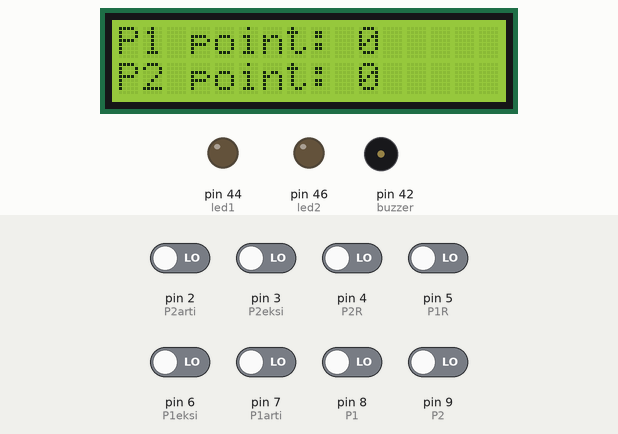
Simulated run of this sketch. Board: Arduino Mega 2560, built with avr-gcc and run on an emulated ATmega2560. On the bench: 16×2 character LCD, output pins drawn as LEDs (lit = HIGH), buzzer (waves = sounding, pin HIGH). The inputs (shaded band) are chosen by the test bench; at power-on: pin 2 (P2arti), pin 3 (P2eksi), pin 4 (P2R), pin 5 (P1R), pin 6 (P1eksi), pin 7 (P1arti), pin 8 (P1), pin 9 (P2) LOW. What the sketch prints to the serial monitor is not drawn.

Above: at 7.5 s.
7.6 s: pin 8 (P1) driven HIGH
At 8.4 s:
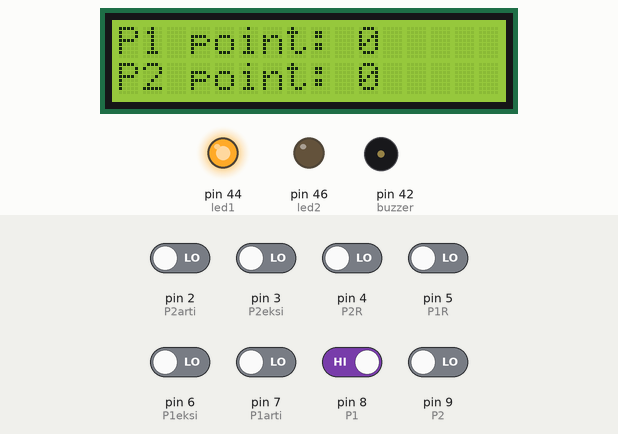
10.6 s: pin 6 (P1eksi) driven HIGH
At 11.8 s:
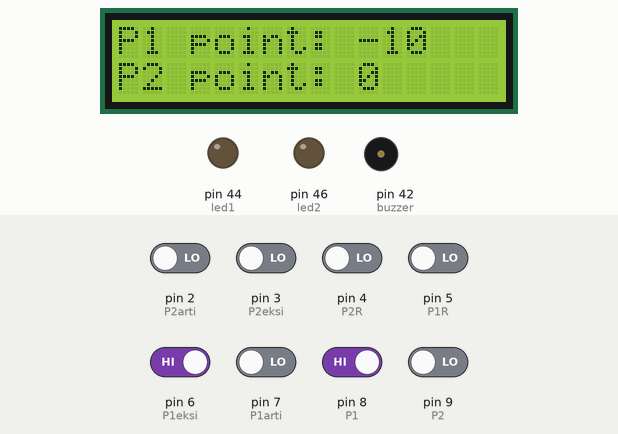
12.1 s: pin 2 (P2arti) driven HIGH and pin 6 (P1eksi) driven LOW
At 13.3 s:
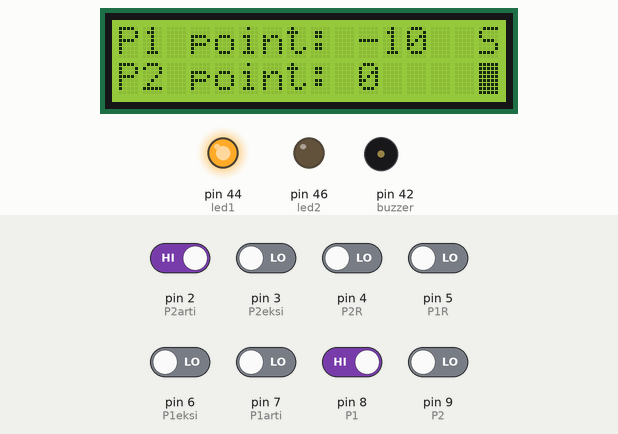
15.1 s: pin 6 (P1eksi) driven HIGH
At 15.7 s:
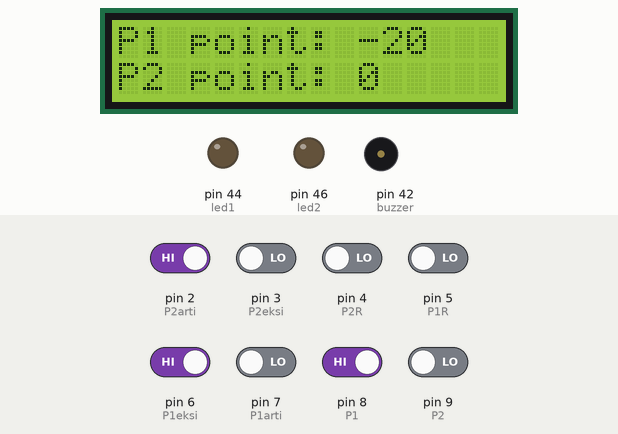
16.6 s: pin 6 (P1eksi) driven LOW
At 17.0 s:
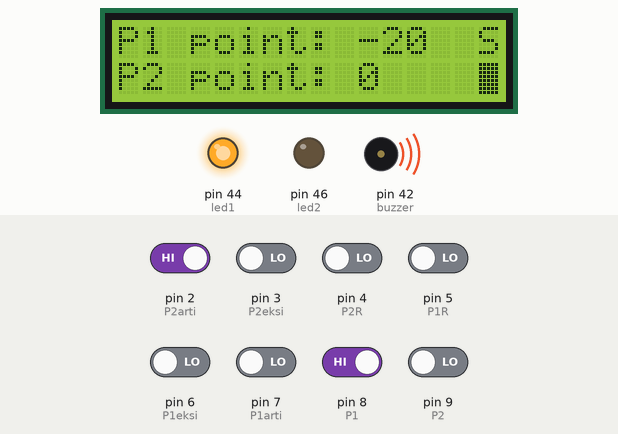
19.6 s: pin 5 (P1R) driven HIGH
At 20.2 s:
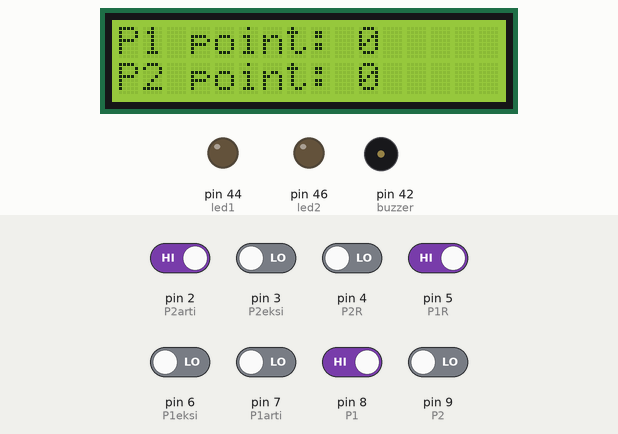
Timing chart, 0 to 22.2 s (numbered marks = the images above; inputs shaded):
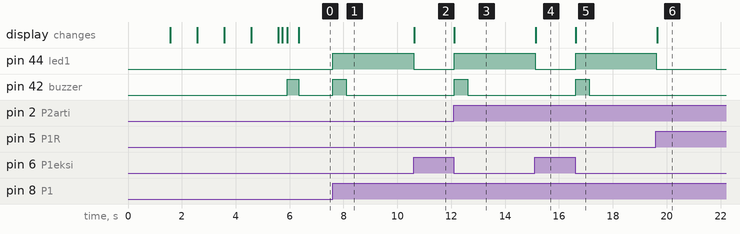

The sketch:

Button_Box_Code0.ino
```cpp
/*

  Biyoloj Button Box Yarışma Kodu

  Buton kutusu için yazılmış yarışma kodlarından birisidir
  Diğer kodlar için https://github.com/rutkay22/Button_Box

  Açıldıktan sonra yarışmacılardan birinin cevap verdiği, cevap veren yarışmacının
  puanı ile sadece bir kere oynanabildiği ve tekrar cevap vermek için moderatör
  izni gerektiren 3 aşamalı basit kod

  Açılış
    Açılış animasyonu
    Ekranın gelmesi
    Puanlar default olarak 0'dır

  1. aşama
     Yarışmacılardan birinin cevap vermesi
     İlgili led(ler)in yanması
     Buzzer aktivitesi
     Sadece ilgili yarışmacının butonu işler
     Ekranda "C" harfi ve bir Blink gözükür

  2.aşama
     Moderatör puan ile sadece bir kere oynayabilir.
     Ledler söner, ekran yenilenir ve temizlenir
     Yarışmacı butonları işlemez

  3. aşama
     Moderatör önündeki butonlardan biri ile soru sorma izni verir
      => 1. aşama

   Pinler değişken tanımlamalarda belirtilmiştir.

   25 Kasım 2017'de
   Arda Rutkay Var tarafından
   düzenlendi.
 */

#include <LiquidCrystal.h> //Liquid Crystal kütüphanesi eklendi

LiquidCrystal lcd(22, 23, 24, 26, 28, 30, 32, 34, 36, 38, 40); //Lcd tanıtıldı


const int P1 = 8; // Oyuncu 1 cevap verme buton pini
const int P1arti = 7; // Oyuncu 1 puan arttırma buton pini
const int P1eksi = 6; // Oyuncu 1 puan azaltma buton pini
const int P1R = 5; // Oyuncu 1 puan resetleme buton pini
const int P2 = 9; // Oyuncu 2 cevap verme buton pini
const int P2arti = 2; // Oyuncu 2 puan arttırma buton pini
const int P2eksi = 3; // Oyuncu 2 puan azaltma buton pini
const int P2R = 4; // Oyuncu 2 puan resetleme buton pini
const int led1 = 44; // Oyuncu 1 led pini
const int led2 = 46; // Oyuncu 2 led pini
const int buzzer = 42; // Ortak buzzer pini

int p1d = 0; // Oyuncu 1 puan değişkeni def == 10
int p2d = 0; // Oyuncu 2 puan değişkeni def == 10

int p1s; // Oyuncu 1 puan arttırma buton değişkeni
int p2s; // Oyuncu 2 puan arttırma buton değişkeni

int p1arti; // Oyuncu 1 puan arttırma buton değişkeni
int p2arti; // Oyuncu 2 puan arttırma buton değişkeni

int p1eksi; // Oyuncu 1 puan azaltma buton değişkeni
int p2eksi; // Oyuncu 2 puan azaltma buton değişkeni

int p1R; // Oyuncu 1 puan resetleme buton değişkeni
int p2R; // Oyuncu 2 puan resetleme buton değişkeni


int sayac1; // 2. oyuncu bastığında 1 değerini alacak sayaç
int sayac2; // 2. oyuncu bastığında 1 değerini alacak sayaç
int soru_sayaci; // 2. kademede yarışmacı butonlarını deaktif edecek sayaç

void bekletme() { // Yarışmacılardan birinin puanı değiştirildiğinde ledleri kapatacak fonksiyon
  digitalWrite(led1, LOW); // Oyuncu ledleri kapatıldı
  digitalWrite(led2, LOW);
  sayac1 = 0; // Oyuncu sayaçları sıfırlandı
  sayac2 = 0;
  soru_sayaci = -1; //Soru sayacı yarışmacı butonları deaktif etti
}

void baslama() { //Başlama animasyonu
  lcd.clear();
  lcd.print("Welcome to box");
  delay(1500);
  lcd.clear();
  lcd.print("Box will ready");
  lcd.setCursor(0, 1);
  lcd.print("in 5 sc");
  delay(1000);
  lcd.setCursor(0, 1);
  lcd.print("in 4 sc");
  delay(1000);
  lcd.setCursor(0, 1);
  lcd.print("in 3 sc");
  delay(1000);
  lcd.setCursor(0, 1);
  lcd.print("in 2 sc");
  delay(1000);
  lcd.setCursor(0, 1);
  lcd.print("in 1 sc");
  delay(150);
  lcd.clear();
  delay(175);
  digitalWrite(buzzer, HIGH);
  lcd.print("Ready");
  delay(425);
  lcd.clear();
  digitalWrite(buzzer, LOW);
}

void neutral_ekran() { //Ekranda puanların yazdırılacağı temiz ekran
  lcd.clear();
  lcd.print("P1 point: ");
  lcd.setCursor(10, 0);
  lcd.print(p1d);
  lcd.setCursor(0, 1);
  lcd.print("P2 point: ");
  lcd.setCursor(10, 1);
  lcd.print(p2d);
  lcd.noBlink();
}

void cevap_ekran() { //İkinci aşama ekranı
  lcd.setCursor(15, 0);
  lcd.print("C");
  lcd.setCursor(15, 1);
  lcd.blink();
}

void soru_ekran() { //Üçüncü aşama ekranı
  lcd.clear();
  lcd.print("P1 point: ");
  lcd.setCursor(10, 0);
  lcd.print(p1d);
  lcd.setCursor(0, 1);
  lcd.print("P2 point: ");
  lcd.setCursor(10, 1);
  lcd.print(p2d);
  lcd.setCursor(15, 0);
  lcd.print("S");
  lcd.setCursor(15, 1);
  lcd.blink();
}


void player2() { //Player 2 ile ilgili işlemleri yapan fonksiyon bloğu
  digitalWrite(led1, LOW);
  digitalWrite(led2, HIGH);
  digitalWrite(buzzer, HIGH);
  delay(500);
  digitalWrite(buzzer, LOW);
  sayac1 = 0;
  sayac2 = 1;
}

void player1() { //Player 1 ile ilgili işlemleri yapan fonksiyon bloğu
  digitalWrite(led2, LOW);
  digitalWrite(led1, HIGH);
  digitalWrite(buzzer, HIGH);
  delay(500);
  digitalWrite(buzzer, LOW);
  sayac1 = 1;
  sayac2 = 0;
}


void setup() {
  pinMode(P1, INPUT); //Pinmode tanıtma
  pinMode(P1arti, INPUT);
  pinMode(P1eksi, INPUT);
  pinMode(P2R, INPUT);
  pinMode(P2, INPUT);
  pinMode(P2arti, INPUT);
  pinMode(P2eksi, INPUT);
  pinMode(P2R, INPUT);
  pinMode(led1, OUTPUT);
  pinMode(led2, OUTPUT);
  pinMode(buzzer, OUTPUT);
  lcd.begin(16, 2); //Lcd ekran başlatma
  baslama(); //Başlama animasyonu
  Serial.begin(9600); //Debug için seri ekran
  neutral_ekran(); //Ekranın nötral konuma geçmesi
}

void loop() {

  p1s = digitalRead(P1); //Butonların okunması
  p2s = digitalRead(P2);
  p1arti = digitalRead(P1arti);
  p2arti = digitalRead(P2arti);
  p1eksi = digitalRead(P1eksi);
  p2eksi = digitalRead(P2eksi);
  p1R = digitalRead(P1R);
  p2R = digitalRead(P2R);


  if (p2s == HIGH and soru_sayaci == 0 and sayac1 == 0) //1. oyuncu soru sayaci 0 ve diğer oyuncu basmadan basar ise
    player2(); // Player 2 fonksiyonu

  if (p1s == HIGH and soru_sayaci == 0 and sayac2 == 0) //2. oyuncu soru sayaci 0 ve diğer oyuncu basmadan basar ise
    player1(); // Player 1 fonksiyonu


  while (sayac1 == 1) { //döngüye girildi
    Serial.println("Birinci oyuncu dongusu"); //debug işlemi başlatıldı
    p1arti = digitalRead(P1arti); //1. oyuncu arttırma butonu okundu %okunmadığı halde...
    p1eksi = digitalRead(P1eksi); //1. oyuncu eksiltme butonu okundu % ... dongu sonsuz ...
    p1R = digitalRead(P1R); //1. oyuncu reset butonu okundu %... donguye girer
    cevap_ekran();
    if (p1arti == HIGH) { //eğer 1. oyuncu arttırma butonu high oldu ise
      p1d = p1d + 10; // oyuncu puanı 10 arttırıldı
      bekletme(); // bekletme fonksiyonu ile ledler söndürüldü ve sayaç sıfırlandı
      Serial.println("if dongusu"); //debug işlemi
      neutral_ekran(); //ekrandaki yazı yenilendi
      while (p1arti == HIGH) { //buton döngüsü devam etti
        Serial.println("Ikincil while dongusu"); //debug işlemi
        p1arti = digitalRead(P1arti); //1. oyuncu arttırma butonu tekrar okundu (yoksa sonsuz dongu)
        if (p1arti == LOW) //butondan el çekildiği anda
          break; //butona basılma ile ilgili döngü kırıldı
      }
    }
    if (p1eksi == HIGH) { //eğer eksiltme butonuna basıldı ise
      p1d = p1d - 10; //oyuncu puanı 10 azaltıldı
      bekletme(); //bekletme fonksiyonu ile ledler söndürüldü
      Serial.println("Eksiltme while dongusu"); //debug işlemi gerçekleştirildi
      neutral_ekran(); //ekrandaki yazı yenilendi
      while (p1eksi == HIGH) { //buton döngüsü devam etti
        Serial.println("Eksiltme while dongusu"); //debug  işlemi
        p1eksi = digitalRead(P1eksi); //buton sonsuz döngüye girmemek için okundu
        if (p1eksi == LOW) //eğer butondan el çekilirse
          break; //döngü kırıldı
      }
    }
    if (p1R == HIGH) { //eğer resetleme butonuna basıldı ise
      p1d = 0; //oyuncu puanı sıfırlandı
      bekletme(); //bekletme fonc.ile ledler söndürüldü
      Serial.println("Neutral while"); //debug işlemi gerçekleştirildi
      neutral_ekran(); //ekrandaki yazı yenilendi
      while (p1R == HIGH) { //döngü devam etti
        Serial.println("2nd neutral while"); //debug işlemi
        p1R = digitalRead(P1R); //buton tekrar okundu
        if (p1R == LOW) //butondan el çekilirse
          break; //döngü kırılsın
      }
    }
  }


  while (sayac2 == 1) { //döngüye girildi
    Serial.println("İkinci oyuncu dongusu"); //debug işlemi başlatıldı
    p2arti = digitalRead(P2arti); //2. oyuncu arttırma butonu okundu %okunmadığı halde...
    p2eksi = digitalRead(P2eksi); //2. oyuncu eksiltme butonu okundu % ... dongu sonsuz ...
    p2R = digitalRead(P2R); //2. oyuncu reset butonu okundu %... donguye girer
    cevap_ekran();
    if (p2arti == HIGH) { //eğer 2. oyuncu arttırma butonu high oldu ise
      p2d = p2d + 10; // oyuncu puanı 10 arttırıldı
      bekletme(); // bekletme fonksiyonu ile ledler söndürüldü
      Serial.println("if dongusu"); //debug işlemi
      neutral_ekran(); //ekrandaki yazı yenilendi
      while (p2arti == HIGH) { //buton döngüsü devam etti
        Serial.println("Ikincil while dongusu"); //debug işlemi
        p2arti = digitalRead(P2arti); //1. oyuncu arttırma butonu tekrar okundu (yoksa sonsuz dongu)
        if (p2arti == LOW) //butondan el çekildiği anda
          break; //butona basılma ile ilgili döngü kırıldı
      }
    }
    if (p2eksi == HIGH) { //eğer eksiltme butonuna basıldı ise
      p2d = p2d - 10; //oyuncu puanı 10 azaltıldı
      bekletme(); //bekletme fonksiyonu ile ledler söndürüldü
      Serial.println("Eksiltme while dongusu"); //debug işlemi gerçekleştirildi
      neutral_ekran(); //ekrandaki yazı yenilendi
      while (p2eksi == HIGH) { //buton döngüsü devam etti
        Serial.println("Eksiltme while dongusu"); //debug  işlemi
        p2eksi = digitalRead(P2eksi); //buton sonsuz döngüye girmemek için okundu
        if (p2eksi == LOW) //eğer butondan el çekilirse
          break; //döngü kırıldı
      }
    }
    if (p2R == HIGH) { //eğer resetleme butonuna basıldı ise
      p2d = 0; //oyuncu puanı sıfırlandı
      bekletme(); //bekletme fonc.ile ledler söndürüldü
      Serial.println("Neutral while"); //debug işlemi gerçekleştirildi
      neutral_ekran(); //ekrandaki yazı yenilendi
      while (p2R == HIGH) { //döngü devam etti
        Serial.println("2nd neutral while"); //debug işlemi
        p2R = digitalRead(P2R); //buton tekrar okundu
        if (p2R == LOW) //butondan el çekilirse
          break; //döngü kırılsın
      }
    }
  }


  while (soru_sayaci == -1) { // Soru sayacı -1 ise
    p1arti = digitalRead(P1arti); //Buton okuması
    p2arti = digitalRead(P2arti);
    p1eksi = digitalRead(P1eksi);
    p2eksi = digitalRead(P2eksi);
    p1R = digitalRead(P1R);
    p2R = digitalRead(P2R);
    if (p1arti == HIGH or p1eksi == HIGH or p1R == HIGH or p2arti == HIGH or p2eksi == HIGH or p2R == HIGH) { //eğer herhangi bir butona basılırsa
      soru_ekran(); //ekranı yenileme
      soru_sayaci = 0; //sayacı değiştirme
      break;
    }
  }
}
```

Measured:
- after the input at 7.6 s, pin 44 (led1): LOW → HIGH at once; pin 42 (buzzer): LOW → HIGH at once, → LOW 0.50 s later
- after the input at 10.6 s, pin 44 (led1): HIGH → LOW at once; the display: changes at once (image 2)
- after the input at 12.1 s, pin 44 (led1): LOW → HIGH at once; pin 42 (buzzer): LOW → HIGH at once, → LOW 0.50 s later; the display: changes at once (image 3)
- after the input at 15.1 s, pin 44 (led1): HIGH → LOW at once; the display: changes at once (image 4)
- after the input at 16.6 s, pin 44 (led1): LOW → HIGH at once; pin 42 (buzzer): LOW → HIGH at once, → LOW 0.50 s later; the display: changes at once (image 5)
- after the input at 19.6 s, pin 44 (led1): HIGH → LOW at once; the display: changes at once (image 6)
